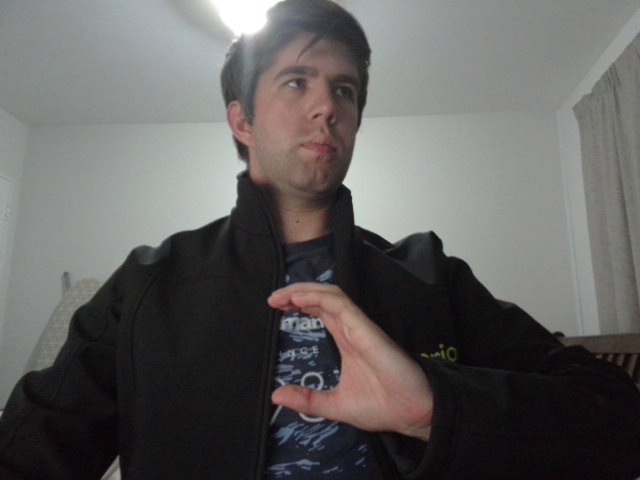
#> input picture examples/C.jpg, 640 x 480 px, given in place of the camera
$ jupyter execute --allow-errors LTSM_image_model.ipynb   (text cells are left out)
#> lines starting #> are read from the running program, lines starting #| are printed output that depends on the picture; after the words box and inside, x2 and y2 are one past the last pixel; in counts of white or black regions, pixels touching at a corner belong together
[cell 1]
import cv2
import numpy as np
from cv2.typing import MatLike


def filter_face(frame: MatLike) -> MatLike:
    """
    Remove faces from an image and replaces with a black box

    Parameters
    ----------
    frame : numpy.ndarray
        The image to filter

    Returns
    -------
    numpy.ndarray
        The face filtered image with faces removed
    """

    # Load the face cascade classifier
    face_cascade = cv2.CascadeClassifier(
        cv2.data.haarcascades + "haarcascade_frontalface_default.xml"
    )

    # Convert the image to grayscale for face detection
    gray = cv2.cvtColor(frame, cv2.COLOR_BGR2GRAY)

    # Perform face detection
    scale_factor = 1.2
    min_neighbors = 2
    faces = face_cascade.detectMultiScale(gray, scale_factor, min_neighbors)

    # Check if a face is detected
    if len(faces) > 0:
        # Get the coordinates of the face
        (x, y, w, h) = faces[0]

        # Set the region of the image that contains the face to black
        # extra black space to remove the neck and completely hide the face
        frame[
            y - 30 : y + h + 50,
            x - 10 : x + w + 10,
        ] = 0

        frame[
            y - 30 : y + h + 85,
            x + 10 : x + w - 30,
        ] = 0

    return frame


def filter_skin(frame: MatLike) -> MatLike:
    """
    Filter an image so that only the hands remain
        and the rest of the image is blacked out

    Parameters
    ----------
    frame : numpy.ndarray
        The image to filter

    Returns
    -------
    numpy.ndarray
        The filtered image
    """
    white = (255, 255, 255)
    contour_area_min_limit = 3000

    # Convert the image to the HSV color space
    hsv = cv2.cvtColor(frame, cv2.COLOR_BGR2HSV)

    # Define a range for skin color in HSV
    lower_skin = np.array([0, 20, 70], dtype=np.uint8)
    upper_skin = np.array([20, 255, 255], dtype=np.uint8)

    # Threshold the HSV image to get only skin colors
    mask = cv2.inRange(hsv, lower_skin, upper_skin)

    # Find contours in the mask
    contours, _ = cv2.findContours(mask, cv2.RETR_EXTERNAL, cv2.CHAIN_APPROX_SIMPLE)

    # Filter the contours based on their area
    hand_contours = [
        cnt for cnt in contours if cv2.contourArea(cnt) > contour_area_min_limit
    ]

    # Create a blank black image
    hand_mask = np.zeros(frame.shape[:2], dtype="uint8")

    # Draw the hand contours on the mask
    cv2.drawContours(hand_mask, hand_contours, -1, white, thickness=cv2.FILLED)

    # Set everything outside of the hand contours to black in the original image
    frame = cv2.bitwise_and(frame, frame, mask=hand_mask)

    return frame


def filter_edges(frame: MatLike) -> MatLike:
    """
    Filter an image so that only the edges remain and dilate them for clarity

    Parameters
    ----------
    frame : numpy.ndarray
        The image to filter

    Returns
    -------
    numpy.ndarray
        The filtered image
    """

    # Convert the image to grayscale
    gray = cv2.cvtColor(frame, cv2.COLOR_BGR2GRAY)

    # Find the edges in the image
    lower_threshold = 25
    upper_threshold = 125
    edges = cv2.Canny(gray, lower_threshold, upper_threshold)

    # Define a kernel for dilation
    kernel = np.ones((3, 3), np.uint8)

    # Dilate the edges to make them thicker
    dilated_edges = cv2.dilate(edges, kernel, iterations=1)

    return dilated_edges


def resize_image(frame: MatLike) -> MatLike:
    """
    Resize an image to a standard size

    Parameters
    ----------
    frame : numpy.ndarray
        The image to resize

    Returns
    -------
    numpy.ndarray
        The resized image
    """

    resized_img = cv2.resize(frame, (256, 256))

    return resized_img


def apply_image_filters(frame: MatLike, resized=False) -> MatLike:
    """
    Apply all the filters to an image

    Parameters
    ----------
    frame : numpy.ndarray
        The image to filter

    resized : bool, optional
        Whether to resize the image to a standard size, by default False.
        This exists so that filters can be displayed on the original image
        size as well as the resized image size

    Returns
    -------
    numpy.ndarray
        The filtered image
    """

    face_filter = filter_face(frame)
    skin_filter = filter_skin(face_filter)
    out_img = filter_edges(skin_filter)

    if resized:
        out_img = resize_image(out_img)

    return out_img

[cell 2]
import cv2
import matplotlib.pyplot as plt
import time

capture = cv2.VideoCapture(1)
# Check if the camera is opened successfully
if not capture.isOpened():
    print("Unable to open the camera")

# Read a frame from the camera
ret, frame = capture.read()
#> frame is the input picture: shape (480, 640, 3); mean B, G, R 94.4, 95.7, 97.2

# Check if the frame is read successfully
if not ret:
    print("Failed to read frame from the camera")

cv2.imwrite("./testing_data/example_visuals/overlapping.jpg", frame)
print("Image saved successfully")

# render the image
img = cv2.imread("./testing_data/example_visuals/overlapping.jpg")
plt.imshow(cv2.cvtColor(filter_face(img), cv2.COLOR_BGR2RGB))
#> in filter_face, `gray = cv2.cvtColor(frame, cv2.COLOR_BGR2GRAY)`:
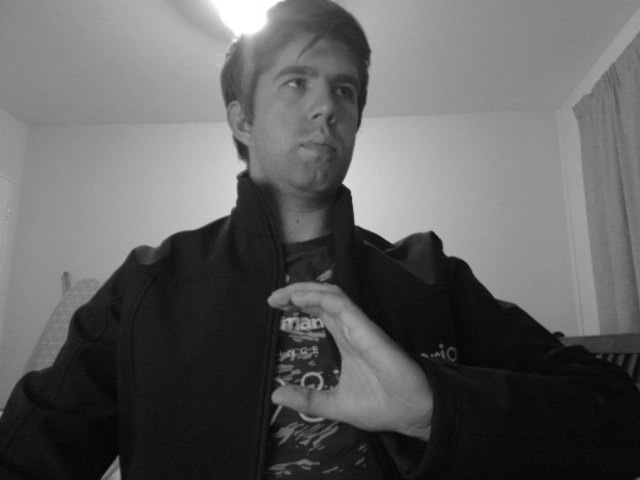
#> gray: shape (480, 640); min 2, max 255, mean 96
#> in filter_face, `faces = face_cascade.detectMultiScale(gray, scale_factor, min_neighbors)`: faces = [[257, 37, 128, 128]]
#> in filter_face, `(x, y, w, h) = faces[0]`: x = 257; y = 37; w = 128
plt.axis("off")
plt.show()

[cell 3]
import matplotlib.pyplot as plt
import cv2

frame_A = cv2.imread("./testing_data/example_visuals/A.jpg")
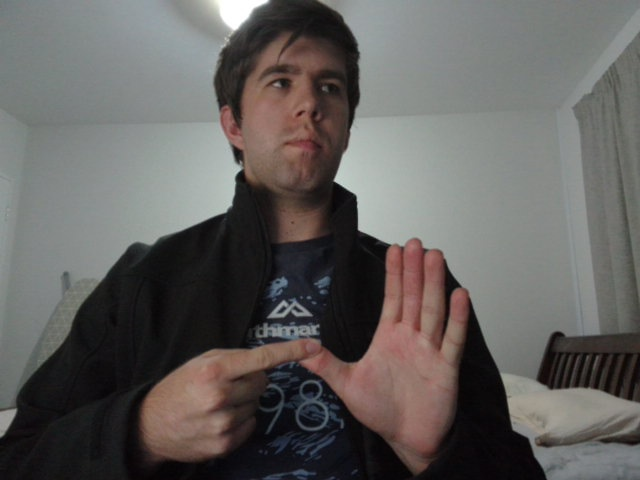
#> input picture examples/A.jpg, 640 x 480 px, found by its file name
#> frame_A is the input picture: shape (480, 640, 3); mean B, G, R 94.1, 96.2, 98.9
frame_B = cv2.imread("./testing_data/example_visuals/B.jpg")
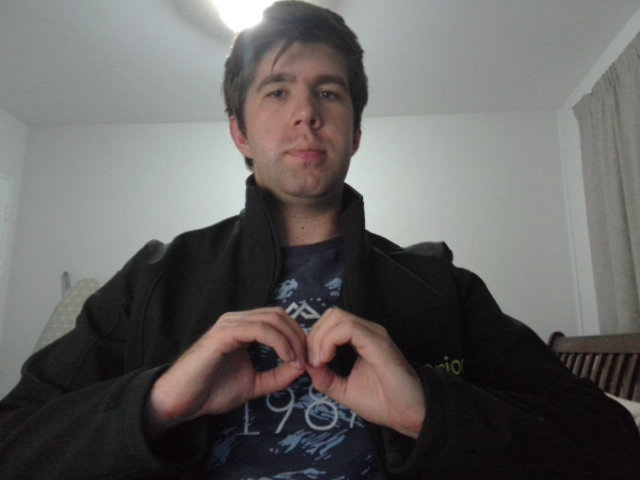
#> input picture examples/B.jpg, 640 x 480 px, found by its file name
#> frame_B is the input picture: shape (480, 640, 3); mean B, G, R 97.1, 98.6, 100.7
frame_C = cv2.imread("./testing_data/example_visuals/M.jpg")
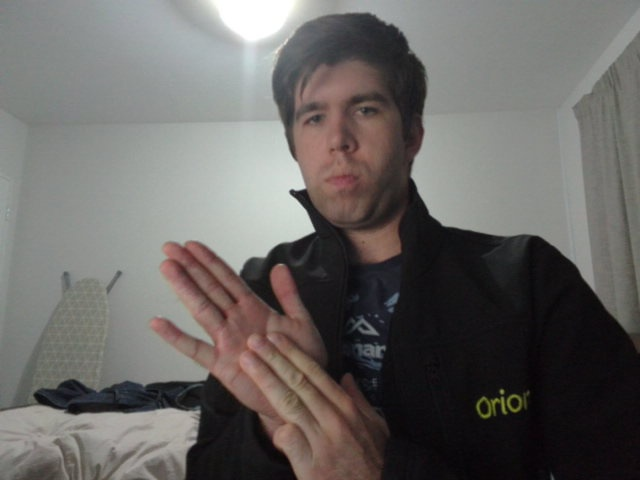
#> input picture examples/M.jpg, 640 x 480 px, found by its file name
#> frame_C is the input picture: shape (480, 640, 3); mean B, G, R 99.8, 102.2, 105.1
frame_X = cv2.imread("./testing_data/example_visuals/N.jpg")


class ImagePlotter:
    """
    Enables modurlairty in plotting images in a grid
    """

    def __init__(self, rows, cols):
        self.counter = 0
        self.rows = rows
        self.cols = cols
        self.positions = [
            i for j in range(cols) for i in range(j + 1, rows * cols + 1, cols)
        ]

    def plot_image(self, name, frame):
        plt.subplot(self.rows, self.cols, self.positions[self.counter])
        plt.imshow(cv2.cvtColor(frame, cv2.COLOR_BGR2RGB))
        plt.axis("off")
        plt.title(name)
        self.counter += 1


plotter = ImagePlotter(4, 5)

plt.figure(figsize=(15, 15))

plotter.plot_image("A", frame_A)
plotter.plot_image("B", frame_B)
plotter.plot_image("M", frame_C)
#> (the rest of this cell did not finish here and is left out)


frame_A = filter_face(frame_A)
frame_B = filter_face(frame_B)
frame_C = filter_face(frame_C)
frame_X = filter_face(frame_X)

plotter.plot_image("filtered face", frame_A)
plotter.plot_image("filtered face", frame_B)
plotter.plot_image("filtered face", frame_C)
plotter.plot_image("filtered face", frame_X)

frame_A = filter_skin(frame_A)
frame_B = filter_skin(frame_B)
frame_C = filter_skin(frame_C)
frame_X = filter_skin(frame_X)

plotter.plot_image("filtered hands", frame_A)
plotter.plot_image("filtered hands", frame_B)
plotter.plot_image("filtered hands", frame_C)
plotter.plot_image("filtered hands", frame_X)

frame_A = filter_edges(frame_A)
frame_B = filter_edges(frame_B)
frame_C = filter_edges(frame_C)
frame_X = filter_edges(frame_X)

plotter.plot_image("edges", frame_A)
plotter.plot_image("edges", frame_B)
plotter.plot_image("edges", frame_C)
plotter.plot_image("edges", frame_X)

frame_A = resize_image(frame_A)
frame_B = resize_image(frame_B)
frame_C = resize_image(frame_C)
frame_X = resize_image(frame_X)

plotter.plot_image("resized", frame_A)
plotter.plot_image("resized", frame_B)
plotter.plot_image("resized", frame_C)
plotter.plot_image("resized", frame_X)

plt.xlabel("")

plt.axis("off")
plt.show()

[cell 4]
import cv2

# Open the video source or camera
capture = cv2.VideoCapture(0)

# Check if the video source or camera is opened successfully
if not capture.isOpened():
    print("Unable to open the video source or camera")

# Loop through the frames
while True:
    # Read a frame from the video source or camera
    ret, frame = capture.read()

    filtered_frame = apply_image_filters(frame)
#> in filter_skin, `hsv = cv2.cvtColor(frame, cv2.COLOR_BGR2HSV)`: hsv: shape (480, 640, 3); mean H, S, V 72.5, 23.4, 86.7
#> in filter_skin, `mask = cv2.inRange(hsv, lower_skin, upper_skin)`:
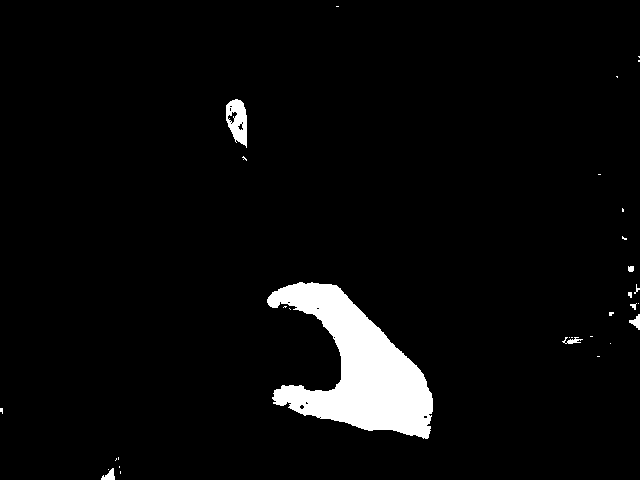
#> mask: shape (480, 640); 4.5% white; 32 white regions (23 under 20 px)
#> in filter_skin, `contours, _ = cv2.findContours(mask, cv2.RETR_EXTERNAL, cv2.CHAIN_APPR..`: contours = 32 contours, 26 with area under 20; largest, box (x1, y1, x2, y2) and area: (267, 282, 433, 439) 12252, (226, 99, 247, 148) 687, (101, 468, 115, 480) 74, (629, 314, 640, 330) 67, (562, 337, 583, 344) 38, (628, 266, 634, 272) 23
#> in filter_skin, `hand_contours = [ cnt for cnt in contours if cv2.contourArea(cnt) > co..`: hand_contours = 1 contour; box (x1, y1, x2, y2) and area: (267, 282, 433, 439) 12252
#> in filter_skin, `cv2.drawContours(hand_mask, hand_contours, -1, white, thickness=cv2.FI..`: hand_mask: shape (480, 640); 4.1% white; 1 white region, box (x1, y1, x2, y2) and area: (267, 282, 433, 439) 12569
#> in filter_edges, `edges = cv2.Canny(gray, lower_threshold, upper_threshold)`: edges: shape (480, 640); 0.38% white in thin lines or dots, all inside (x1, y1, x2, y2) = (267, 282, 433, 439)
#> in filter_edges, `dilated_edges = cv2.dilate(edges, kernel, iterations=1)`:
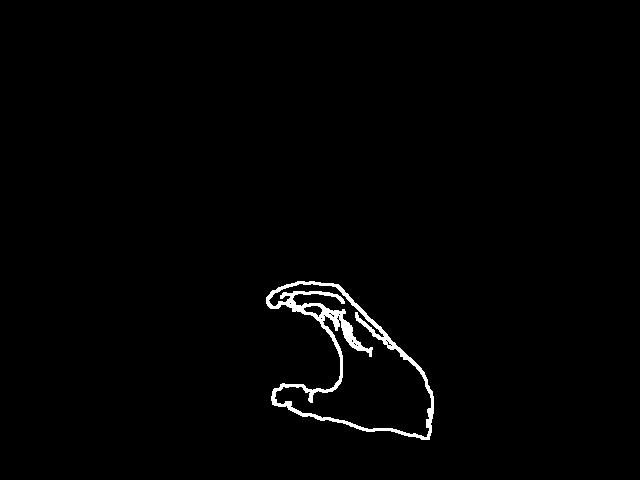
#> dilated_edges: shape (480, 640); 1.2% white; 1 white region, box (x1, y1, x2, y2) and area: (266, 281, 434, 440) 3782

    # Check if the frame is read successfully
    if not ret:
        print("Failed to read frame from the video source or camera")
        break

    # Perform operations on the frame
    # For example, you can display the frame
    cv2.imshow("Frame", filtered_frame)

    # Exit the loop if the 'q' key is pressed
    if cv2.waitKey(1) & 0xFF == ord("q"):
#> (key q is pressed here)
        break

# Release the video source or camera and close all windows
capture.release()
cv2.destroyAllWindows()

[cell 5]
# classes to collect training data for
collection_classes = [
    "hello",
    "A",
    "B",
    "C",
    "my",
    "name",
    "M",
    "N",
    "X"
]

# datapath for any relevant data for training
DATA_PATH = "./testing_data/"

# training data filepath
CSV_FILE = "./testing_data/training_data_9_classes.csv"

# frames in a sequence
capture_frames = 20

# number of sequences to capture for training
n_sequences = 50

# delay between capturing the next sequence
capture_interval = 1.5

[cell 6]
import cv2
import time
import os
import pandas as pd

capture = cv2.VideoCapture(1)

# Initializing current time and previous time for calculating the FPS
previousTime = 0
currentTime = 0


previous_capture_time = time.time()
capturing = False


current_class = 0
sequences_captured = 0
capture_frame = 0

paused = -1

csv_file = open(CSV_FILE, "w")

while capture.isOpened():
    # capture frame by frame
    ret, frame = capture.read()

    # resizing the frame for better view
    image = cv2.resize(frame, (800, 600))

    # Converting the from BGR to RGB
    filtered_image = apply_image_filters(image.copy(), False)
#> in filter_face (call 3), `faces = face_cascade.detectMultiScale(gray, scale_factor, min_neighbors)`: faces = [[321, 42, 162, 162]]
#> in filter_face (call 3), `(x, y, w, h) = faces[0]`: x = 321; y = 42; w = 162
#> in filter_face (call 3), `frame[ y - 30 : y + h + 85, x + 10 : x + w - 30, ] = 0`:
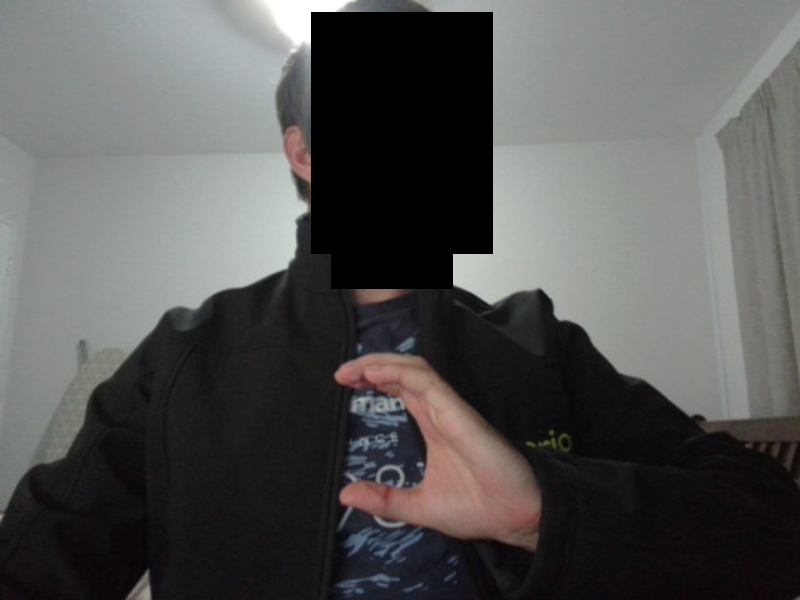
#> frame: shape (600, 800, 3); mean B, G, R 83.6, 84.4, 84.9
#> in filter_skin (call 2), `hsv = cv2.cvtColor(frame, cv2.COLOR_BGR2HSV)`: hsv: shape (600, 800, 3); mean H, S, V 73.1, 23.6, 87.5
#> in filter_skin (call 2), `mask = cv2.inRange(hsv, lower_skin, upper_skin)`:
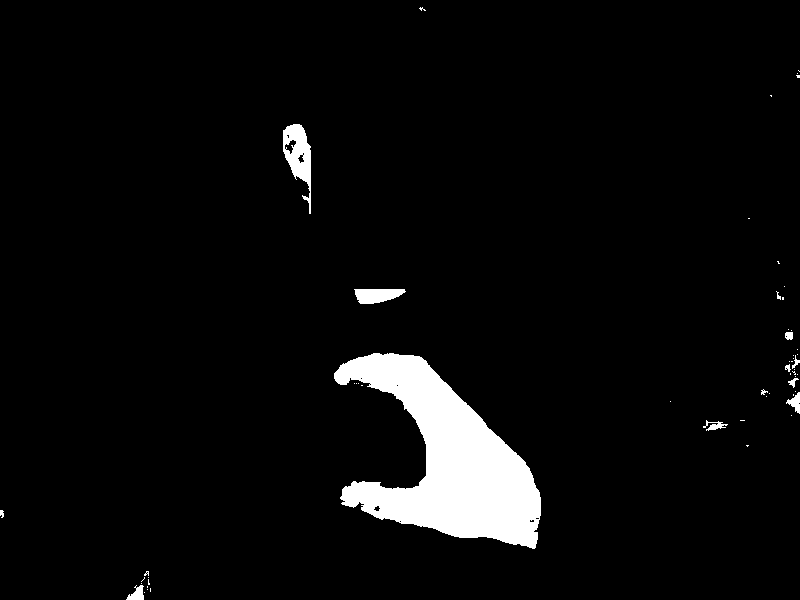
#> mask: shape (600, 800); 4.6% white; 56 white regions (43 under 20 px)
#> in filter_skin (call 2), `contours, _ = cv2.findContours(mask, cv2.RETR_EXTERNAL, cv2.CHAIN_APPR..`: contours = 56 contours, 47 with area under 20; largest, box (x1, y1, x2, y2) and area: (334, 353, 541, 549) 19266, (283, 124, 311, 214) 1220, (354, 289, 406, 304) 526, (126, 585, 144, 600) 131, (786, 392, 800, 414) 120
#> in filter_skin (call 2), `hand_contours = [ cnt for cnt in contours if cv2.contourArea(cnt) > co..`: hand_contours = 1 contour; box (x1, y1, x2, y2) and area: (334, 353, 541, 549) 19266
#> in filter_skin (call 2), `cv2.drawContours(hand_mask, hand_contours, -1, white, thickness=cv2.FI..`: hand_mask: shape (600, 800); 4.1% white; 1 white region, box (x1, y1, x2, y2) and area: (334, 353, 541, 549) 19656
#> in filter_edges (call 2), `edges = cv2.Canny(gray, lower_threshold, upper_threshold)`: edges: shape (600, 800); 0.22% white in thin lines or dots, all inside (x1, y1, x2, y2) = (334, 353, 541, 549)
#> in filter_edges (call 2), `dilated_edges = cv2.dilate(edges, kernel, iterations=1)`: dilated_edges: shape (600, 800); 0.72% white; 2 white regions, box (x1, y1, x2, y2) and area: (333, 352, 542, 550) 3269, (426, 402, 451, 439) 176
    resized_image = resize_image(filtered_image)
#> in resize_image, `resized_img = cv2.resize(frame, (256, 256))`:
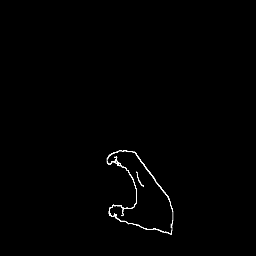
#> resized_img: shape (256, 256); min 0, max 255, mean 1.8

    if capturing:
        # Making predictions using holistic model
        # To improve performance, image is marked as not writeable to pass by reference.

        folder_path = (
            f"{DATA_PATH}/{collection_classes[current_class]}/{sequences_captured}"
        )

        if not os.path.exists(folder_path):
            os.makedirs(folder_path)

        flattened_image = resized_image.flatten()

        if capture_frame > 0:

            csv_file.write(
                f"{current_class},{','.join([str(pixel) for pixel in flattened_image])}\n"
            )

        capture_frame += 1

        if capture_frame == capture_frames:
            # Resetting the capture frame, and the capturing status as a sequence is completed
            capturing = False
            previous_capture_time = time.time()
            capture_frame = 0
            sequences_captured += 1

            # If the number of sequences captured is equal to the number of sequences to be captured, then move to the next class
            if sequences_captured == n_sequences:
                sequences_captured = 0
                current_class += 1
                # If the current class is equal to the number of classes, then stop the data collection
                if current_class == len(collection_classes):
                    print("Data collection complete")
                    break

    # Display text to prepare to collect the next sequence of data
    if not capturing:
        filtered_image = cv2.cvtColor(filtered_image, cv2.COLOR_RGB2BGR)
        if paused == 1:
            cv2.putText(
                filtered_image,
                "paused, press p to continue",
                (215, 350),
                cv2.FONT_HERSHEY_COMPLEX,
                1,
                (0, 255, 0),
                2,
            )
        else:
            cv2.putText(
                filtered_image,
                "Get ready to capture",
                (225, 350),
                cv2.FONT_HERSHEY_COMPLEX,
                1,
                (0, 255, 0),
                2,
            )
            if time.time() - previous_capture_time >= capture_interval:
                capturing = True

    # Calculating the FPS
    currentTime = time.time()
    fps = 1 / (currentTime - previousTime)
    previousTime = currentTime

    # Displaying FPS on the image
    cv2.putText(
        filtered_image,
        str(int(fps)) + " FPS",
        (10, 70),
        cv2.FONT_HERSHEY_COMPLEX,
        1,
        (0, 255, 0),
        2,
    )

    cv2.putText(
        filtered_image,
        "capturing "
        + str(sequences_captured + 1)
        + " of "
        + str(n_sequences)
        + ' for "'
        + str(collection_classes[current_class])
        + '"'
        + " dclass "
        + str(current_class + 1)
        + " of "
        + str(len(collection_classes)),
        (10, 575),
        cv2.FONT_HERSHEY_COMPLEX,
        1,
        (0, 255, 0),
        2,
    )
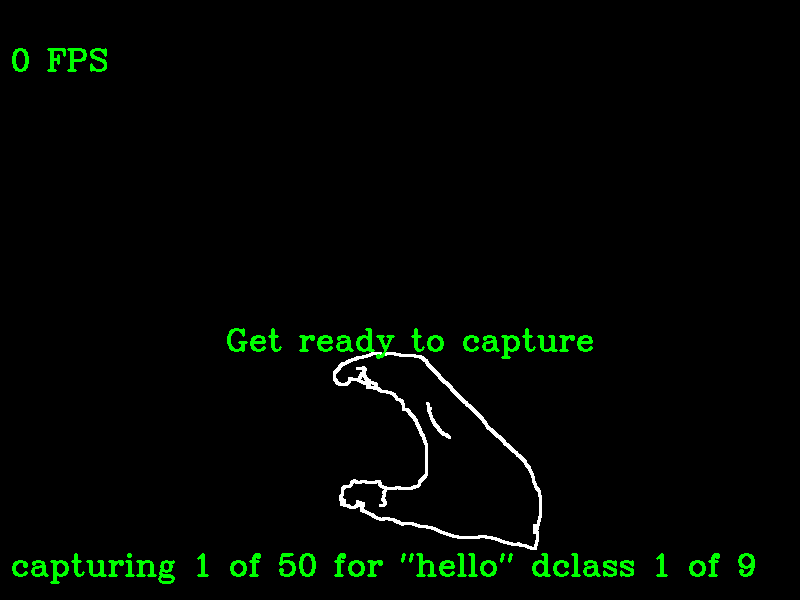
#> filtered_image: shape (600, 800, 3); mean R, G, B 1.8, 6.5, 1.8

    # Display the resulting image
    cv2.imshow("Facial and Hand Landmarks", filtered_image)

    # Enter key 'q' to break the loop
    key = cv2.waitKey(5) & 0xFF
#> (key q is pressed here)

    quit_key = ord("q")
    paused_key = ord("p")

    if key == quit_key:
        break
    elif key == paused_key:
        paused *= -1
        previous_capture_time = time.time()


csv_file.close()

capture.release()
cv2.destroyAllWindows()
